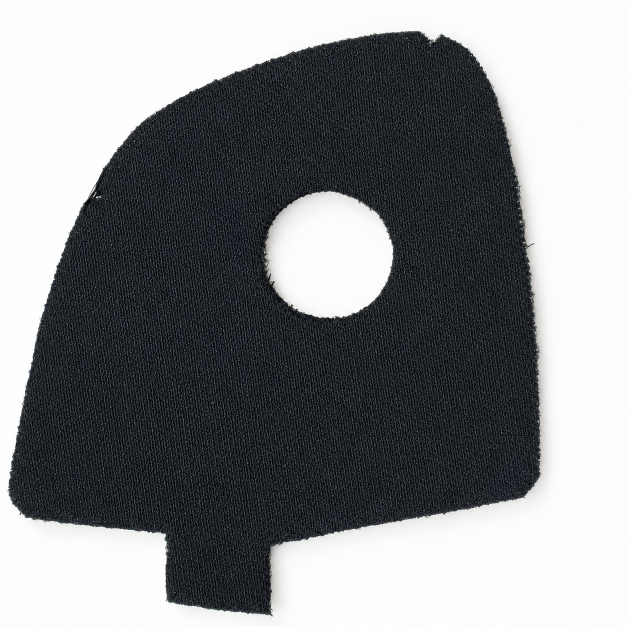
#> input picture Test Data - Positive and Negative/Textured Black Felt Pad with Circular Cutout A A.png, 1254 x 1254 px (shown at 1/2 size)
$ python -i io_utils.py   (imports and definitions only)
#> lines starting #> are read from the running program, lines starting #| are printed output that depends on the picture; after the words box and inside, x2 and y2 are one past the last pixel; in counts of white or black regions, pixels touching at a corner belong together
#> further down, picture is the input picture: shape (1254, 1254, 3); mean B, G, R 138, 135.4, 133.9
"""
I/O and preprocessing utilities for the AOI Inspection Engine.
"""

from pathlib import Path
from typing import Union
import cv2
import numpy as np


# [52 lines left out: function load_image, not called in this run]


def build_part_mask(img: np.ndarray) -> np.ndarray:
    """
    Isolate the part from the background via:
    threshold + morphological close + largest external contour + erode 10px.

    Args:
        img: BGR or grayscale numpy image array.
    Returns:
        np.ndarray: Single-channel uint8 mask (0 or 255) of shape (H, W).
    """
    if len(img.shape) == 3:
        gray = cv2.cvtColor(img, cv2.COLOR_BGR2GRAY)
    else:
        gray = img.copy()

    h, w = gray.shape[:2]
#> h = 1254; w = 1254
    img_area = h * w
#> img_area = 1572516

    # Step 1: Threshold (Otsu)
    blurred = cv2.GaussianBlur(gray, (5, 5), 0)
    _, thresh = cv2.threshold(blurred, 0, 255, cv2.THRESH_BINARY + cv2.THRESH_OTSU)
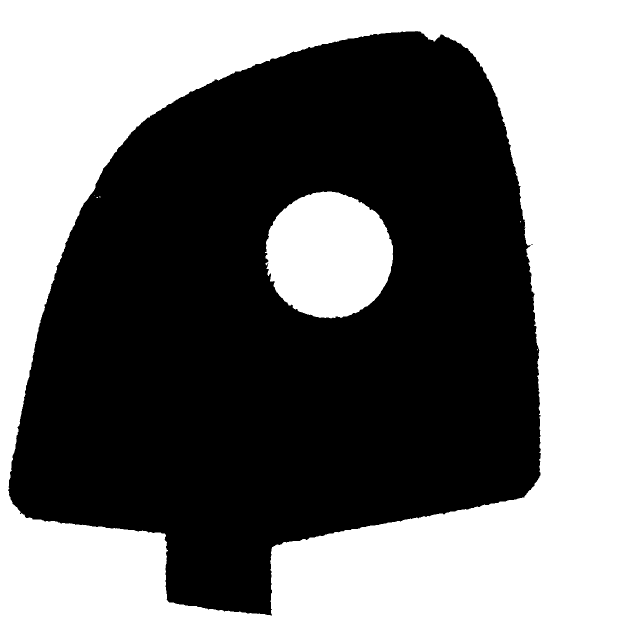
#> thresh: shape (1254, 1254) (shown at 1/2 size); 46.5% white; 9 white regions (7 under 20 px), largest, box (x1, y1, x2, y2) and area: (0, 0, 1254, 1254) 680949, (530, 383, 786, 637) 50504

    # Step 2: Morphological close
    close_kernel = cv2.getStructuringElement(cv2.MORPH_RECT, (11, 11))
    closed = cv2.morphologyEx(thresh, cv2.MORPH_CLOSE, close_kernel)
#> closed: shape (1254, 1254); 46.6% white; 3 white regions (1 under 20 px), largest, box (x1, y1, x2, y2) and area: (0, 0, 1254, 1254) 681876, (530, 383, 786, 637) 50718

    # Step 3: Largest external contour
    contours, _ = cv2.findContours(closed, cv2.RETR_EXTERNAL, cv2.CHAIN_APPROX_SIMPLE)
#> contours = [[[0, 0], [0, 1253], [1253, 1253], [1253, 0]]]
    if not contours:
        return np.ones((h, w), dtype=np.uint8) * 255

    largest = max(contours, key=cv2.contourArea)
#> largest = [[0, 0], [0, 1253], [1253, 1253], [1253, 0]]

    # If background was white and inverted, recheck if contour encompasses full image (>98%)
    if cv2.contourArea(largest) > 0.98 * img_area:
        thresh_inv = cv2.bitwise_not(thresh)
        closed_inv = cv2.morphologyEx(thresh_inv, cv2.MORPH_CLOSE, close_kernel)
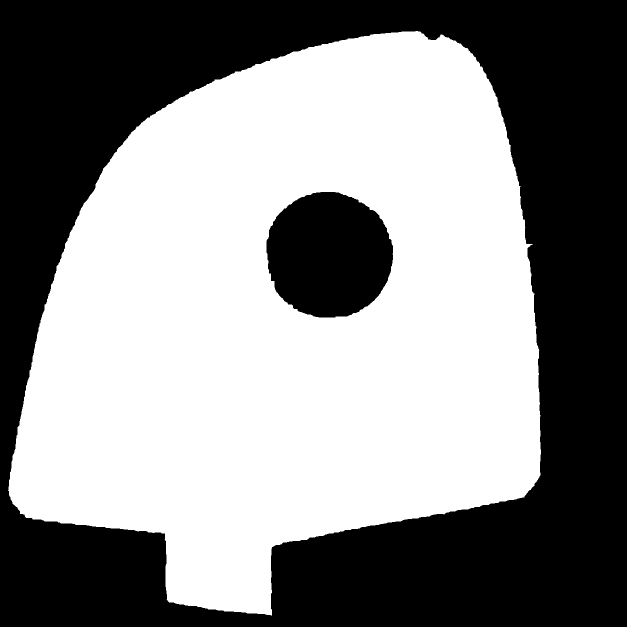
#> closed_inv: shape (1254, 1254) (shown at 1/2 size); 53.5% white; 2 black regions
        contours_inv, _ = cv2.findContours(closed_inv, cv2.RETR_EXTERNAL, cv2.CHAIN_APPROX_SIMPLE)
#> contours_inv = 1 contour; box (x1, y1, x2, y2) and area: (16, 62, 1082, 1231) 890487
        if contours_inv:
            largest = max(contours_inv, key=cv2.contourArea)
#> largest = contour of 1219 points, box (x1, y1, x2, y2) (16, 62, 1082, 1231), area 890487

    raw_mask = np.zeros((h, w), dtype=np.uint8)
    cv2.drawContours(raw_mask, [largest], -1, 255, thickness=cv2.FILLED)
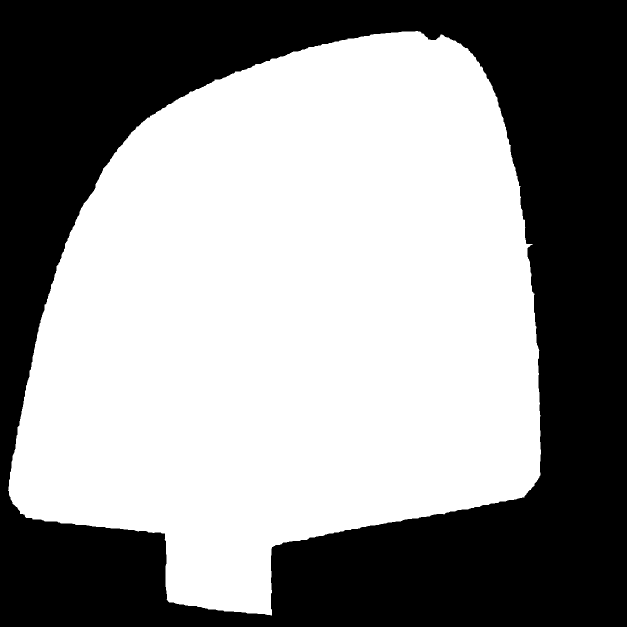
#> raw_mask: shape (1254, 1254) (shown at 1/2 size); 56.7% white; 1 black region, box (x1, y1, x2, y2) and area: (0, 0, 1254, 1254) 680186

    # Step 4: Erode 10px
    erode_kernel = np.ones((3, 3), np.uint8)
    eroded_mask = cv2.erode(raw_mask, erode_kernel, iterations=10)
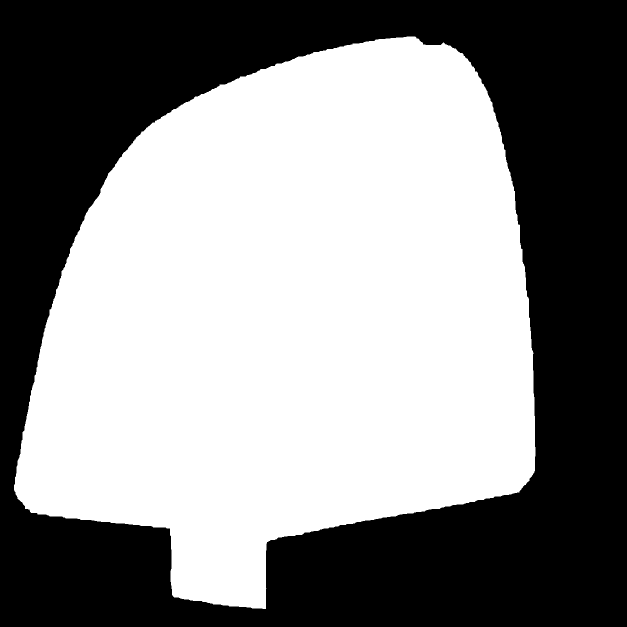
#> eroded_mask: shape (1254, 1254) (shown at 1/2 size); 53.9% white; 1 black region, box (x1, y1, x2, y2) and area: (0, 0, 1254, 1254) 724792

    return eroded_mask

>>> import cv2
>>> picture = cv2.imread('../Test Data - Positive and Negative/Textured Black Felt Pad with Circular Cutout A A.png')
>>> result = build_part_mask(picture)
